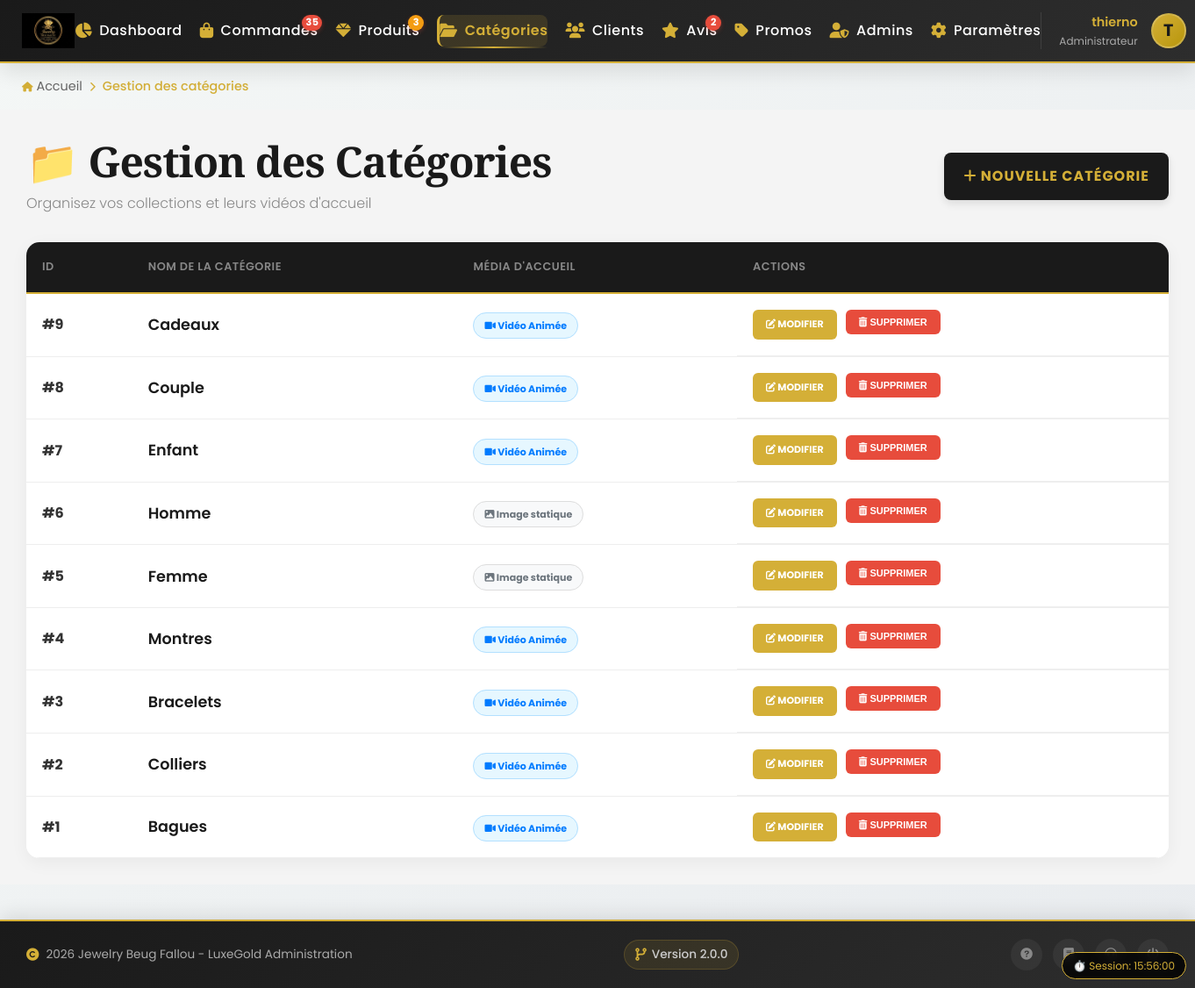
Page /admin/categories.php (signed in) on the committed database.
### tables this page shows
CREATE TABLE `parametres` (
  `id` int(11) NOT NULL DEFAULT 1,
  `nom_boutique` varchar(100) NOT NULL,
  `telephone_whatsapp` varchar(20) NOT NULL,
  `email_contact` varchar(150) DEFAULT NULL,
  `adresse_boutique` text DEFAULT NULL,
  `logo_filename` varchar(255) DEFAULT 'logo.png',
  PRIMARY KEY (`id`)
);

CREATE TABLE `categories` (
  `id` int(11) NOT NULL AUTO_INCREMENT,
  `nom` varchar(100) NOT NULL,
  `description` text DEFAULT NULL,
  `video` varchar(255) DEFAULT NULL,
  `deleted` tinyint(1) NOT NULL DEFAULT 0,
  PRIMARY KEY (`id`)
);

### config/db.php (called while the page is built, shortened)
<?php
$host = getenv('MYSQL_HOST') ?: 'localhost';
$db   = getenv('MYSQL_DB')   ?: 'luxegold_db';
$user = getenv('MYSQL_USER') ?: 'root';
$pass = getenv('MYSQL_PASS') ?: '';
$charset = 'utf8mb4';
$dsn = "mysql:host=$host;dbname=$db;charset=$charset";
$options = [
    PDO::ATTR_ERRMODE            => PDO::ERRMODE_EXCEPTION,
    PDO::ATTR_DEFAULT_FETCH_MODE => PDO::FETCH_ASSOC,
    PDO::ATTR_EMULATE_PREPARES   => false,
];
try {
     $pdo = new PDO($dsn, $user, $pass, $options);
} catch (\PDOException $e) {
     die("Erreur de connexion : " . $e->getMessage());
}
try {
    $stmtConfig = $pdo->query("SELECT * FROM parametres WHERE id = 1");
    $resultConfig = $stmtConfig->fetch(PDO::FETCH_ASSOC);
    if ($resultConfig) {
        $config_site = $resultConfig;
    }
} catch (PDOException $e) {
}
?>

### admin/categories.php (the view, shortened to what this page needs)
<?php
require_once '../config/db.php';
try {
    $stmt = $pdo->query("SELECT * FROM categories WHERE deleted = 0 ORDER BY id DESC");
    $categories = $stmt->fetchAll();
} catch (PDOException $e) {
    error_log("Erreur Lecture Catégories: " . $e->getMessage());
    $categories = [];
}
include 'includes/admin_header.php';
?>
<div class="container py-5" style="background: #f4f4f4; min-height: 100vh; padding: 30px; font-family: 'Poppins', sans-serif;">
    <div style="display: flex; justify-content: space-between; align-items: center; margin-bottom: 30px;">
        <div>
            <h2 style="margin: 0; font-family: 'Playfair Display', serif;">📁 Gestion des Catégories</h2>
            <p style="color: #888; margin: 5px 0 0;">Organisez vos collections et leurs vidéos d'accueil</p>
        </div>
        <a href="ajouter_categorie.php" class="btn" style="background: #1a1a1a; color: #d4af37; text-decoration: none; padding: 12px 20px; border-radius: 8px; font-weight: bold; transition: all 0.3s; box-shadow: 0 4px 10px rgba(0,0,0,0.1);">
            <i class="fas fa-plus"></i> NOUVELLE CATÉGORIE
        </a>
    </div>
    <div style="overflow-x: auto; background: white; border-radius: 15px; box-shadow: 0 5px 20px rgba(0,0,0,0.05);">
        <table style="width: 100%; border-collapse: collapse; text-align: left;">
            <thead>
                <tr style="background: #1a1a1a; color: #d4af37;">
                    <th style="padding: 18px;">ID</th>
                    <th style="padding: 18px;">Nom de la catégorie</th>
                    <th style="padding: 18px;">Média d'accueil</th>
                    <th style="padding: 18px;">Actions</th>
                </tr>
            </thead>
            <tbody>
                <?php if(empty($categories)): ?>
                    <tr>
                        <td colspan="4" style="padding: 40px; text-align: center; color: #888;">Aucune catégorie enregistrée.</td>
                    </tr>
                <?php else: ?>
                    <?php foreach($categories as $c): ?>
                    <tr style="border-bottom: 1px solid #eee; transition: background 0.3s;" onmouseover="this.style.background='#fcfaf2'" onmouseout="this.style.background='transparent'">
                        <td style="padding: 18px; font-weight: bold;">#<?= $c['id'] ?></td>
                        <td style="padding: 18px; font-size: 1.1rem; color: #1a1a1a; font-weight: 600;">
                            <?= htmlspecialchars($c['nom']) ?>
                        </td>
                        <td style="padding: 18px;">
                            <?php if(!empty($c['video'])): ?>
                                <span style="background: #e6f7ff; color: #007bff; padding: 6px 12px; border-radius: 20px; font-size: 11px; font-weight: bold; border: 1px solid #b3e0ff;">
                                    <i class="fas fa-video"></i> Vidéo Animée
                                </span>
                            <?php else: ?>
                                <span style="background: #f8f9fa; color: #6c757d; padding: 6px 12px; border-radius: 20px; font-size: 11px; font-weight: bold; border: 1px solid #ddd;">
                                    <i class="fas fa-image"></i> Image statique
                                </span>
                            <?php endif; ?>
                        </td>
                        <td style="padding: 18px; display: flex; gap: 10px;">
                            <a href="modifier_categorie.php?id=<?= $c['id'] ?>" style="background: #d4af37; color: white; text-decoration: none; padding: 8px 15px; border-radius: 6px; font-size: 11px; font-weight: bold; transition: 0.2s;" title="Modifier la catégorie" onmouseover="this.style.opacity='0.8'" onmouseout="this.style.opacity='1'">
                                <i class="fas fa-edit"></i> MODIFIER
                            </a>
                            <form method="POST" style="margin: 0;" onsubmit="return confirm('Êtes-vous sûr de vouloir supprimer cette catégorie ? Tous les produits à l\'intérieur seront également cachés.');">
                                <button type="submit" name="supprimer_categorie" style="background: #e74c3c; color: white; border: none; padding: 8px 15px; border-radius: 6px; font-size: 11px; font-weight: bold; cursor: pointer; transition: 0.2s;" title="Supprimer la catégorie" onmouseover="this.style.opacity='0.8'" onmouseout="this.style.opacity='1'">
                                    <i class="fas fa-trash-alt"></i> SUPPRIMER
                                </button>
                            </form>
                            </td>
                    </tr>
                    <?php endforeach; ?>
                <?php endif; ?>
            </tbody>
        </table>
    </div>
</div>
<?php include 'includes/admin_footer.php'; ?>

### admin/includes/admin_header.php (shortened to what this page needs)
<!DOCTYPE html>
<html lang="fr">
<head>
    <link rel="stylesheet" href="https://cdnjs.cloudflare.com/ajax/libs/font-awesome/6.0.0/css/all.min.css">
    <link rel="stylesheet" href="../assets/css/admin.css">
    <link rel="stylesheet" href="../assets/css/style.css">
</head>
<body>
    <div class="admin-navbar">
        <div class="nav-container">
            <div class="nav-logo">
            <img src="../assets/img/<?= htmlspecialchars($config_site['logo_filename'] ?? 'logo.png') ?>" alt="<?= htmlspecialchars($config_site['nom_boutique'] ?? 'Jewelry Beug Fallou') ?>" style="height: 40px; width: auto;">            </div>
            <ul class="nav-menu" id="adminNavMenu">
                <li class="nav-item">
                    <a href="dashboard.php" class="nav-link <?= basename($_SERVER['PHP_SELF']) == 'dashboard.php' ? 'active' : '' ?>">
                        <i class="fas fa-chart-pie"></i>
                        <span>Dashboard</span>
                    </a>
                </li>
                <li class="nav-item">
                    <a href="commandes.php" class="nav-link <?= basename($_SERVER['PHP_SELF']) == 'commandes.php' ? 'active' : '' ?>">
                        <i class="fas fa-shopping-bag"></i>
                        <span>Commandes</span>
                        <?php
                        try {
                            $stmt = $pdo->query("SELECT COUNT(*) FROM commandes WHERE statut = 'en_attente'");
                            $pendingOrders = $stmt->fetchColumn();
                            if ($pendingOrders > 0) {
                                echo '<span class="nav-badge">' . $pendingOrders . '</span>';
                            }
                        } catch (Exception $e) {}
                        ?>
                    </a>
                </li>
                <li class="nav-item">
                    <a href="produits.php" class="nav-link <?= strpos($_SERVER['PHP_SELF'], 'produit') !== false ? 'active' : '' ?>">
                        <i class="fas fa-gem"></i>
                        <span>Produits</span>
                        <?php
                        try {
                            $stmt = $pdo->query("SELECT COUNT(*) FROM produits WHERE stock <= 2 AND stock > 0");
                            $lowStock = $stmt->fetchColumn();
                            if ($lowStock > 0) {
                                echo '<span class="nav-badge" style="background: #f39c12;">' . $lowStock . '</span>';
                            }
                        } catch (Exception $e) {}
                        ?>
                    </a>
                </li>
                <li class="nav-item">
                    <a href="categories.php" class="nav-link <?= strpos($_SERVER['PHP_SELF'], 'categorie') !== false ? 'active' : '' ?>">
                        <i class="fas fa-folder-open"></i>
                        <span>Catégories</span>
                    </a>
                </li>
                <li class="nav-item">
                    <a href="clients.php" class="nav-link <?= basename($_SERVER['PHP_SELF']) == 'clients.php' ? 'active' : '' ?>">
                        <i class="fas fa-users"></i>
                        <span>Clients</span>
                    </a>
                </li>
                <li class="nav-item">
                    <a href="gestion_avis.php" class="nav-link <?= basename($_SERVER['PHP_SELF']) == 'gestion_avis.php' ? 'active' : '' ?>">
                        <i class="fas fa-star"></i>
                        <span>Avis</span>
                        <?php
                        try {
                            $stmtAvisBadge = $pdo->query("SELECT COUNT(*) FROM avis WHERE statut = 'en_attente'");
                            $pendingAvis = $stmtAvisBadge->fetchColumn();
                            if ($pendingAvis > 0) {
                                echo '<span class="nav-badge" style="background: #e74c3c;">' . $pendingAvis . '</span>';
                            }
                        } catch (Exception $e) {}
                        ?>
                    </a>
                </li>
                <li class="nav-item">
                    <a href="promos.php" class="nav-link <?= basename($_SERVER['PHP_SELF']) == 'promos.php' ? 'active' : '' ?>">
                        <i class="fas fa-tag"></i>
                        <span>Promos</span>
                    </a>
                </li>
                <li class="nav-item">
                    <a href="ajouter_admin.php" class="nav-link <?= basename($_SERVER['PHP_SELF']) == 'ajouter_admin.php' ? 'active' : '' ?>">
                        <i class="fas fa-user-shield"></i>
                        <span>Admins</span>
                    </a>
                </li>
                <li class="nav-item">
                    <a href="parametres.php" class="nav-link <?= basename($_SERVER['PHP_SELF']) == 'parametres.php' ? 'active' : '' ?>">
                        <i class="fas fa-cog"></i>
                        <span>Paramètres</span>
                    </a>
                </li>
            </ul>
            <div class="nav-profile">
                <div class="profile-info">
                    <?php
                    $admin_nom = $_SESSION['admin_name'] ?? 'Admin';
                    $initial = strtoupper(substr($admin_nom, 0, 1));
                    ?>
                    <span class="profile-name"><?= htmlspecialchars($admin_nom) ?></span>
                    <span class="profile-role">Administrateur</span>
                </div>
                <div class="profile-avatar" title="<?= htmlspecialchars($admin_nom) ?>">
                    <?= $initial ?>
                </div>
            </div>
        </div>
    </div>
    <div class="breadcrumb">
        <div class="breadcrumb-container">
            <a href="dashboard.php"><i class="fas fa-home"></i> Accueil</a>
            <i class="fas fa-chevron-right"></i>
            <?php
            $current_page = basename($_SERVER['PHP_SELF'], '.php');
            $page_titles = [
                'dashboard' => 'Tableau de bord',
                'liste' => 'Liste des produits',
                'ajouter' => 'Ajouter un produit',
                'modifier' => 'Modifier un produit',
                'categories' => 'Gestion des catégories',
                'ajouter_categorie' => 'Créer une catégorie',
                'modifier_categorie' => 'Modifier une catégorie',
                'commandes' => 'Gestion des commandes',
                'promos' => 'Codes promo',
                'clients' => 'Clients',
                'gestion_avis' => 'Modération des avis',
                'ajouter_admin' => 'Administrateurs',
                'parametres' => 'Paramètres'
            ];
            $page_title = $page_titles[$current_page] ?? ucfirst($current_page);
            ?>
            <span class="breadcrumb-current"><?= htmlspecialchars($page_title) ?></span>
        </div>
    </div>

### admin/includes/admin_footer.php (shortened to what this page needs)
<footer class="admin-footer">
    <div class="footer-container">
        <div class="footer-copyright">
            <i class="fas fa-copyright"></i>
            <span><?= date('Y') ?> <?= htmlspecialchars($config_site['nom_boutique'] ?? 'Jewelry Beug Fallou') ?> - LuxeGold Administration</span>
        </div>
        <div class="footer-version">
            <i class="fas fa-code-branch"></i>
            <span>Version 2.0.0</span>
        </div>
        <div class="footer-links">
            <a href="#" class="footer-link" title="Aide">
                <i class="fas fa-question-circle"></i>
            </a>
            <a href="#" class="footer-link" title="Documentation">
                <i class="fas fa-book"></i>
            </a>
            <a href="#" class="footer-link" title="Support">
                <i class="fas fa-headset"></i>
            </a>
            <a href="logout.php" class="footer-link logout-link" title="Déconnexion" onclick="return confirm('Êtes-vous sûr de vouloir vous déconnecter ?')">
                <i class="fas fa-power-off"></i>
            </a>
        </div>
    </div>
    <div class="session-timer" id="sessionTimer" style="display: none;"></div>
</footer>
</body>
</html>

### rows in the picture
parametres: logo_filename (picture), nom_boutique "Jewelry Beug Fallou"
categories: id "9", nom "Cadeaux", shows "Vidéo Animée"
categories: id "8", nom "Couple", shows "Vidéo Animée"
categories: id "7", nom "Enfant", shows "Vidéo Animée"
categories: id "6", nom "Homme", shows "Image statique"
categories: id "5", nom "Femme", shows "Image statique"
categories: id "4", nom "Montres", shows "Vidéo Animée"
categories: id "3", nom "Bracelets", shows "Vidéo Animée"
categories: id "2", nom "Colliers", shows "Vidéo Animée"
categories: id "1", nom "Bagues", shows "Vidéo Animée"

### other values in the picture
$pendingOrders "35"
$lowStock "3"
$pendingAvis "2"
$admin_nom "thierno"
$initial "T"
$page_title "Gestion des catégories"
